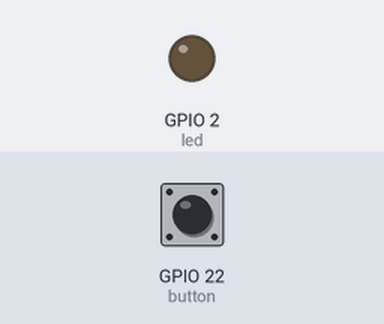
The program below on a simulated ESP32 board running MicroPython. Shown: output pins drawn as LEDs (lit = HIGH). The test bench sets the inputs (shaded band); at power-on: GPIO 22 (button) HIGH. What the program prints to the serial console is not drawn.

Above: at 1.2 s.
1.3 s: GPIO 22 (button) pulled LOW for 0.15 s
At 1.9 s:
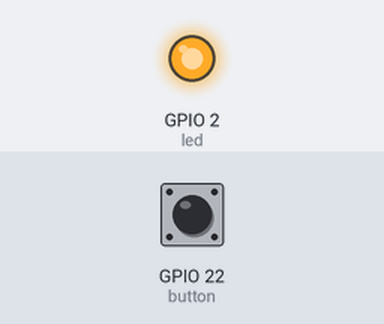
2.9 s: GPIO 22 (button) pulled LOW for 1 s
At 4.3 s:
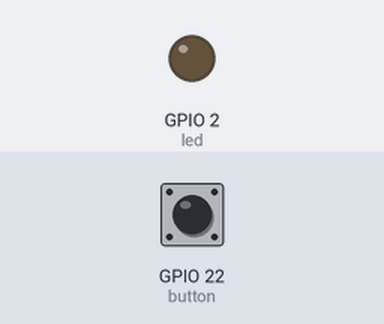
5.4 s: GPIO 22 (button) pulled LOW for 3.2 s
At 6.2 s:
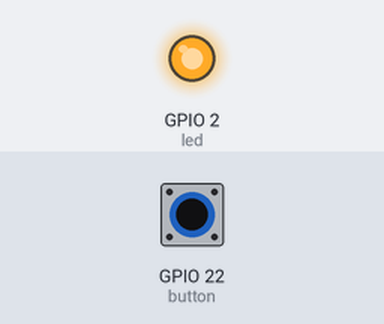
Timing chart, 0 to 8.4 s (numbered marks = the images above; inputs shaded):
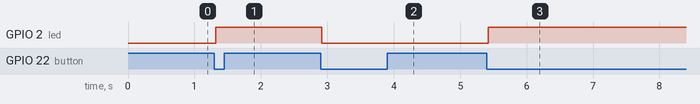

Measured:
- after the input at 1.3 s, GPIO 2 (led): LOW → HIGH at once
- after the input at 2.9 s, GPIO 2 (led): HIGH → LOW at once
- after the input at 5.4 s, GPIO 2 (led): LOW → HIGH at once

The program:

tableLampInt.py
```python
from utime import sleep_ms
from machine import Pin,Timer

class TableLamp:
    USER_LED_PIN = 2
    BUTTON_PIN   = 22

    def __init__(self):
        self.current_led_state = False
        self.pushed = False
        self.released = False
        self.led = Pin(self.USER_LED_PIN, Pin.OUT)
        # start with led switched off
        self.led.off()
        self.button = Pin(self.BUTTON_PIN, Pin.IN,Pin.PULL_UP)
        self.button.irq(trigger=Pin.IRQ_FALLING, handler=self.button_pressed)

        self.timer = Timer(0)

    # interrupt service routine started on switch closure
    def button_pressed(self,int_source):
        # if we have already seen the new state, it must be switch bouncing
        if self.pushed:
            return
        else:
            # print("pushed")
            self.pushed = True
            # start a 20 ms timer
            self.timer.init(period=20, mode=Timer.ONE_SHOT, callback=self.debounce_push)

    # interrupt service routine started on switch opening
    def button_released(self,int_source):
        if self.released:
            return
        else:
            # print("released")
            self.released = True
            # start a 20 ms timer
            self.timer.init(period=20, mode=Timer.ONE_SHOT, callback=self.debounce_release)

    def debounce_push(self,source):
        # triggered 20 ms after we have seen the switch closure
        self.pushed = False
        self.current_led_state = not self.current_led_state
        self.led.value(self.current_led_state)
        self.button.irq(trigger=Pin.IRQ_RISING, handler=self.button_released)

    def debounce_release(self,source):
        # triggered 20 ms after we have seen the switch opening
        self.released = False
        self.button.irq(trigger=Pin.IRQ_FALLING, handler=self.button_pressed)

print("Push the button to switch the lamp on")
print("Push it a second time to switch the lamp off again")
table_lamp = TableLamp()
```
